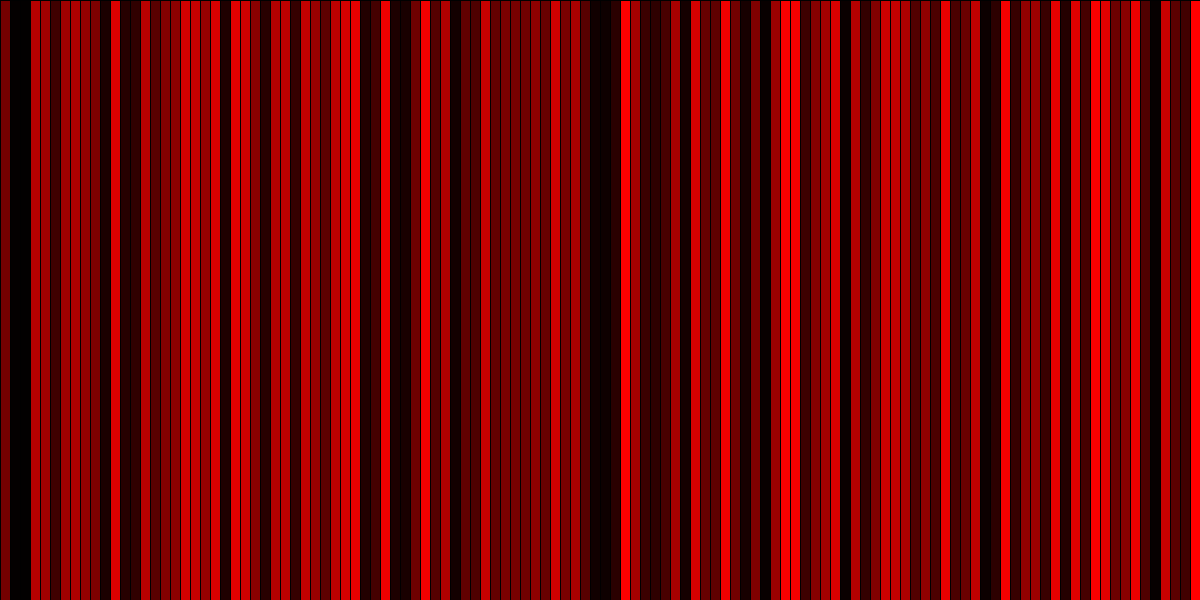
Frame 1 (no input)
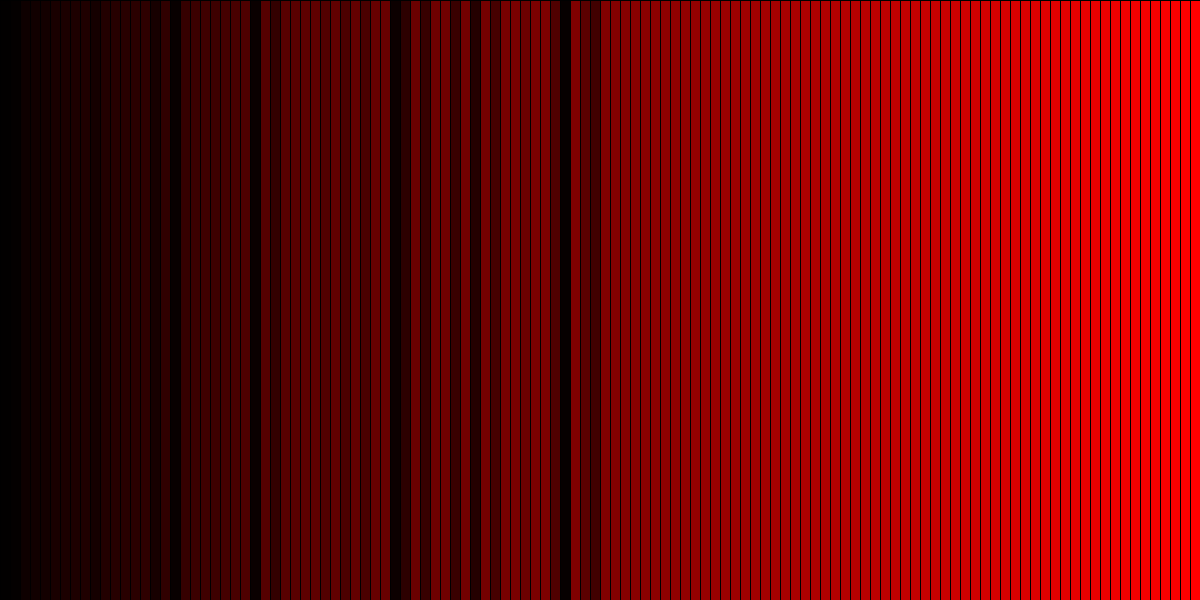
Frame 60 (the mouse pressed at the canvas centre just before this capture)
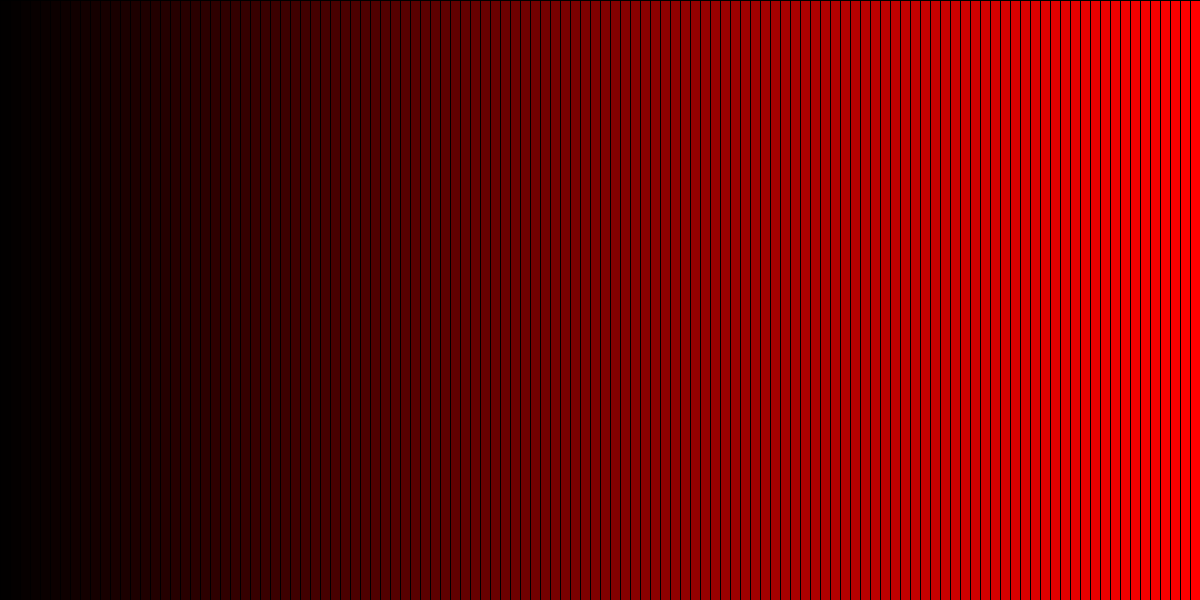
Frame 120 (the mouse held since frame 60 and released just before this capture)

The Processing sketch that drew these frames (run headless with seeded random() and noise(); from frame 60 on, the mouse is pressed at the canvas centre):

// Processing sketch: TP9
// ── TP9.pde
//Exercice 1
/*
int ligne = 7;
 int colonne = 8;
 int tab[][] = new int[ligne][colonne];
 int largeurCase;
 int hauteurCase;
 
 void setup() {
 size(800, 600);
 largeurCase = width/colonne;
 hauteurCase = height/ligne;
 init_Tab(tab);
 affichage2D(tab);
 }
 
 // Dessiner la grille de couleur
 void draw() {
 affichage2D(tab);
 }
 
 
 //Initialiser le tableau
 void init_Tab(int tab[][]) {
 for (int i = 0; i<tab.length; i++) {
 for (int j =0; j<tab[i].length; j++) {
 tab[i][j] = int(random(0, (256*256*256)));
 }
 }
 }
 
 //Afficher le tableau
 void affichage2D(int tab[][]) {
 for (int i = 0; i<tab.length; i++) {
 for (int j = 0; j<tab[i].length; j++) {
 print(tab[i][j], +' ');
 afficheCase(i, j);
 }
 }
 println();
 }
 
 //Convertir les entiers en couleurs
 int colorToInt(color c) {
 int resultat = int(red(c))*256*256 + int(green(c))*256 + int(blue(c));
 return resultat;
 }
 
 color intToColor(int value) {
 int bpfB = (value%256);
 int bpfG = (value/256)%256;
 int bpfR = value/(256*256);
 color c = color(bpfR, bpfG, bpfB);
 return c;
 }
 
 //Afficher la grille
 void afficheCase(int lig, int col) {
 stroke(255);
 fill(intToColor(tab[lig][col]));
 int x = col * largeurCase;
 int y = lig * hauteurCase;
 int l = largeurCase;
 int h = hauteurCase;
 rect(x, y, l, h);
 }
 
 void clickToChangeColor(int lig, int col){
 tab[lig][col] = int(random(0, (256*256*256)));
 }
 
 void mousePressed() {
 if (mousePressed) {
 int x_click = mouseX / largeurCase;
 int y_click = mouseY / hauteurCase;
 clickToChangeColor(y_click,x_click);
 }
 }
 */

//Exercice 2
final int TAILLE=120; // taille du tableau
final int AGRANDISSEMENT = 10; // largeur (en pixels) d'une ligne correspondant à une case du tableau
final int LARGEUR_FENETRE = TAILLE*AGRANDISSEMENT; //largeur en pixels de la fenetre
final int HAUTEUR_FENETRE = 600;
int[]tab=new int[TAILLE];
int ind_echange = 0;

void settings() {
  size (LARGEUR_FENETRE, HAUTEUR_FENETRE);
}

void setup() {
  color couleurDepart = color(255, 0, 0);
  color couleurArrivee = color(0);
  initTab(couleurDepart, couleurArrivee);
  melange(tab);
}

void draw() {
  //affichage(tab);
  if (etapeTriBulle2()) {
    affichage(tab);
  }
}

void permute(int tab[], int index, int index2) {
  int temp;
  temp = tab[index];
  tab[index] = tab[index2];
  tab[index2] = temp;
}

//Convertir les entiers en couleurs
int colorToInt(color c) {
  int resultat = int(red(c))*256*256 + int(green(c))*256 + int(blue(c));
  return resultat;
}

color intToColor(int value) {
  int bpfB = (value%256);
  int bpfG = (value/256)%256;
  int bpfR = value/(256*256);
  color c = color(bpfR, bpfG, bpfB);
  return c;
}

void initTab(color depart, color arrivee) {
  for (int i = 0; i< TAILLE; i++) {
    int R = int(red(depart) + ((red(arrivee) - red(depart)) / TAILLE)*i);
    int G = int(green(depart) + ((green(arrivee) - green(depart)) / TAILLE)*i);
    int  B = int(blue(depart) + ((blue(arrivee) - blue(depart)) / TAILLE)*i);
    tab[i] = colorToInt(color(R, G, B));
  }
}

void affichage(int tab[]) {
  for (int i = 0; i<TAILLE; i++) {
    int a_x = i * AGRANDISSEMENT;
    color c = intToColor(tab[i]);
    fill(c);
    rect (a_x, 0, LARGEUR_FENETRE, HAUTEUR_FENETRE);
  }
}

void melange(int tab[]) {
  for (int i = 0; i<3*TAILLE; i++) {
    permute(tab, int(random(tab.length)), int(random(tab.length)));
  }
}
/*
int recherche_ind_min(int tab[], int ind_echange) {
  int ind_min = ind_echange;
  for (int i = ind_echange; i<TAILLE-1; i++) {
    ind_min = i;
  }
}
*/
boolean etapeTriBulle() {
  for ( int i = 0; i<TAILLE-1; i++) {
    if (tab[i]>tab[i+1]) {
      permute(tab, i, i+1);
      return true;
    }
  }
  return false;
}

boolean etapeTriBulle2() {
  boolean perm =false;
  for (int i = 0; i<TAILLE-1; i++) {
    if ( tab[i] > tab[i+1]) {
      permute(tab, i, i+1);
      perm = true;
    }
  }
  return perm;
}
/*
boolean etapeTriSelectif() {
  boolean perm = false;
  for (int i = 0; i<TAILLE-1; i++) {
    permute(tab,
  }
}
*/
